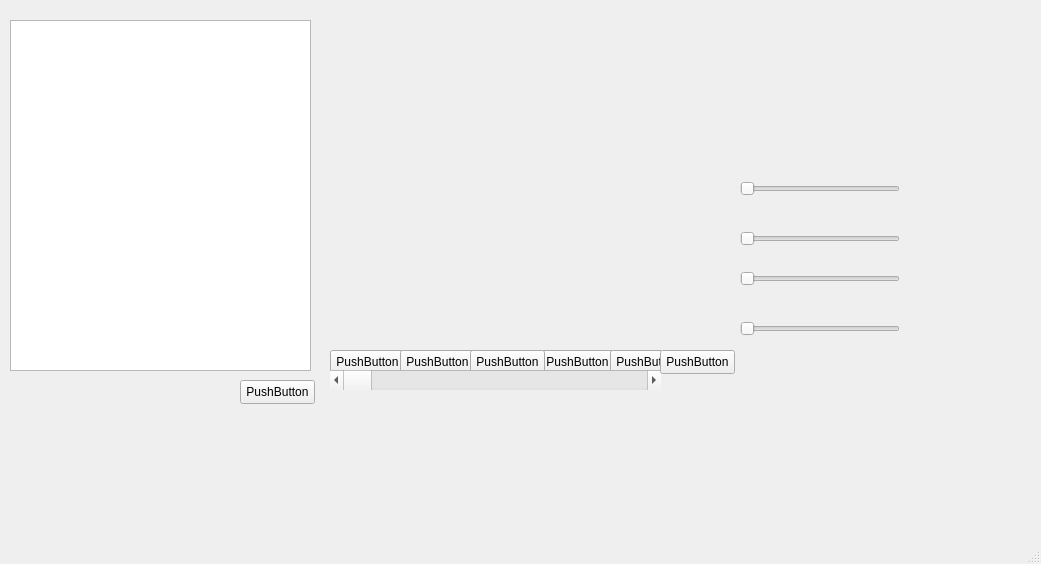
<?xml version="1.0" encoding="UTF-8"?>
<ui version="4.0">
 <class>MainWindow</class>
 <widget class="QMainWindow" name="MainWindow">
  <property name="geometry">
   <rect>
    <x>0</x>
    <y>0</y>
    <width>1041</width>
    <height>564</height>
   </rect>
  </property>
  <property name="windowTitle">
   <string>MainWindow</string>
  </property>
  <property name="windowOpacity">
   <double>24.000000000000000</double>
  </property>
  <property name="autoFillBackground">
   <bool>true</bool>
  </property>
  <widget class="QWidget" name="centralwidget">
   <widget class="QWidget" name="scatterplots" native="true">
    <property name="geometry">
     <rect>
      <x>330</x>
      <y>20</y>
      <width>331</width>
      <height>351</height>
     </rect>
    </property>
    <property name="toolTipDuration">
     <number>81</number>
    </property>
    <property name="autoFillBackground">
     <bool>true</bool>
    </property>
    <widget class="QPushButton" name="pushButton">
     <property name="geometry">
      <rect>
       <x>0</x>
       <y>330</y>
       <width>75</width>
       <height>24</height>
      </rect>
     </property>
     <property name="text">
      <string>PushButton</string>
     </property>
    </widget>
    <widget class="QPushButton" name="pushButton_2">
     <property name="geometry">
      <rect>
       <x>70</x>
       <y>330</y>
       <width>75</width>
       <height>24</height>
      </rect>
     </property>
     <property name="text">
      <string>PushButton</string>
     </property>
    </widget>
    <widget class="QPushButton" name="pushButton_3">
     <property name="geometry">
      <rect>
       <x>210</x>
       <y>330</y>
       <width>75</width>
       <height>24</height>
      </rect>
     </property>
     <property name="text">
      <string>PushButton</string>
     </property>
    </widget>
    <widget class="QPushButton" name="pushButton_4">
     <property name="geometry">
      <rect>
       <x>140</x>
       <y>330</y>
       <width>75</width>
       <height>24</height>
      </rect>
     </property>
     <property name="text">
      <string>PushButton</string>
     </property>
    </widget>
    <widget class="QPushButton" name="pushButton_6">
     <property name="geometry">
      <rect>
       <x>280</x>
       <y>330</y>
       <width>75</width>
       <height>24</height>
      </rect>
     </property>
     <property name="text">
      <string>PushButton</string>
     </property>
    </widget>
    <zorder>pushButton_3</zorder>
    <zorder>pushButton</zorder>
    <zorder>pushButton_2</zorder>
    <zorder>pushButton_4</zorder>
    <zorder>pushButton_6</zorder>
   </widget>
   <widget class="QWidget" name="top_5" native="true">
    <property name="geometry">
     <rect>
      <x>680</x>
      <y>20</y>
      <width>311</width>
      <height>91</height>
     </rect>
    </property>
   </widget>
   <widget class="QGraphicsView" name="img_placeholder">
    <property name="geometry">
     <rect>
      <x>10</x>
      <y>20</y>
      <width>301</width>
      <height>351</height>
     </rect>
    </property>
   </widget>
   <widget class="QWidget" name="similarities" native="true">
    <property name="geometry">
     <rect>
      <x>690</x>
      <y>130</y>
      <width>291</width>
      <height>391</height>
     </rect>
    </property>
    <property name="autoFillBackground">
     <bool>true</bool>
    </property>
    <widget class="QSlider" name="horizontalSlider">
     <property name="geometry">
      <rect>
       <x>50</x>
       <y>50</y>
       <width>160</width>
       <height>18</height>
      </rect>
     </property>
     <property name="orientation">
      <enum>Qt::Horizontal</enum>
     </property>
    </widget>
    <widget class="QSlider" name="horizontalSlider_2">
     <property name="geometry">
      <rect>
       <x>50</x>
       <y>100</y>
       <width>160</width>
       <height>18</height>
      </rect>
     </property>
     <property name="orientation">
      <enum>Qt::Horizontal</enum>
     </property>
    </widget>
    <widget class="QSlider" name="horizontalSlider_3">
     <property name="geometry">
      <rect>
       <x>50</x>
       <y>140</y>
       <width>160</width>
       <height>18</height>
      </rect>
     </property>
     <property name="orientation">
      <enum>Qt::Horizontal</enum>
     </property>
    </widget>
    <widget class="QSlider" name="horizontalSlider_4">
     <property name="geometry">
      <rect>
       <x>50</x>
       <y>190</y>
       <width>160</width>
       <height>18</height>
      </rect>
     </property>
     <property name="orientation">
      <enum>Qt::Horizontal</enum>
     </property>
    </widget>
   </widget>
   <widget class="QWidget" name="img_description" native="true">
    <property name="geometry">
     <rect>
      <x>10</x>
      <y>410</y>
      <width>301</width>
      <height>111</height>
     </rect>
    </property>
    <property name="autoFillBackground">
     <bool>true</bool>
    </property>
   </widget>
   <widget class="QWidget" name="timeline" native="true">
    <property name="geometry">
     <rect>
      <x>330</x>
      <y>400</y>
      <width>331</width>
      <height>121</height>
     </rect>
    </property>
   </widget>
   <widget class="QPushButton" name="pushButton_5">
    <property name="geometry">
     <rect>
      <x>240</x>
      <y>380</y>
      <width>75</width>
      <height>24</height>
     </rect>
    </property>
    <property name="text">
     <string>PushButton</string>
    </property>
   </widget>
   <widget class="QScrollBar" name="horizontalScrollBar">
    <property name="geometry">
     <rect>
      <x>330</x>
      <y>370</y>
      <width>331</width>
      <height>20</height>
     </rect>
    </property>
    <property name="orientation">
     <enum>Qt::Horizontal</enum>
    </property>
   </widget>
   <widget class="QPushButton" name="pushButton_7">
    <property name="geometry">
     <rect>
      <x>660</x>
      <y>350</y>
      <width>75</width>
      <height>24</height>
     </rect>
    </property>
    <property name="text">
     <string>PushButton</string>
    </property>
   </widget>
  </widget>
  <widget class="QMenuBar" name="menubar">
   <property name="geometry">
    <rect>
     <x>0</x>
     <y>0</y>
     <width>1041</width>
     <height>22</height>
    </rect>
   </property>
  </widget>
  <widget class="QStatusBar" name="statusbar"/>
 </widget>
 <resources/>
 <connections/>
</ui>
